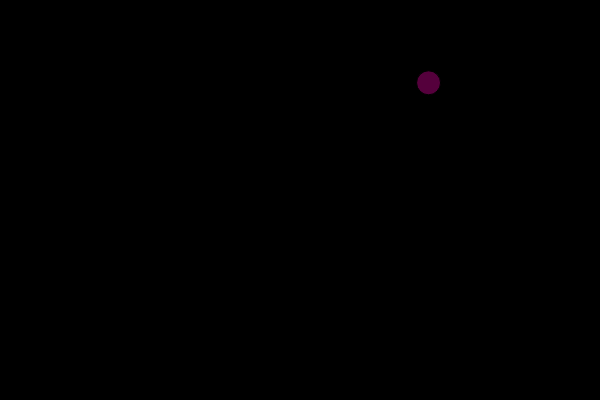
Frame 1 (no input)
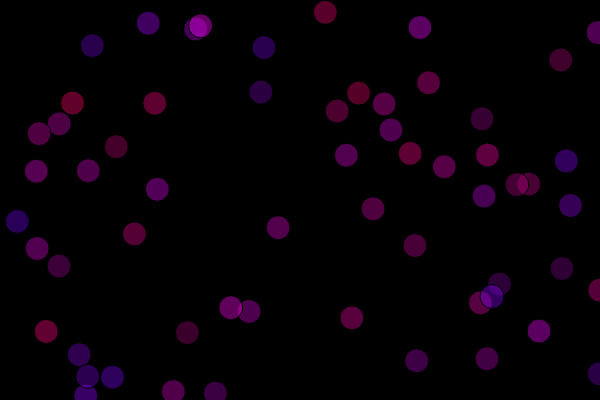
Frame 60 (no input)
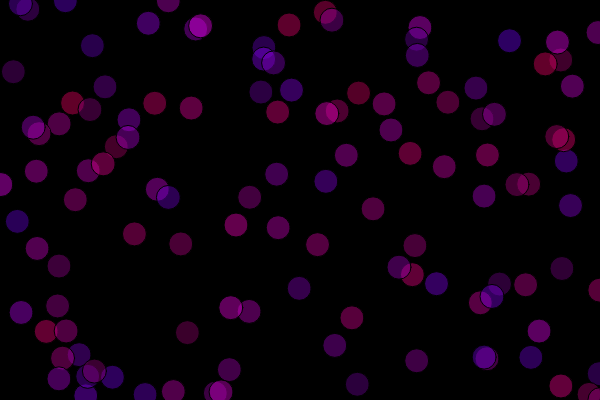
Frame 120 (the mouse pressed at the canvas centre since frame 60)

The p5.js sketch that drew these frames (run headless with seeded random() and noise() and a simulated clock; from frame 60 on, the mouse is pressed at the canvas centre):

// p5.js sketch
// ── sketch.js
var spot = {
  x: 100,
  y: 50
}

var col = {
  r:255,
  g:0,
  b:0
}

function setup() {
  createCanvas(600, 400);
  background(0)
}

function draw() {
  spot.x = random(0,600)
  spot.y = random(0,400)
  col.r = random(100,255)
  col.g = 0
  col.b = random(100,255)
  fill(col.r,col.g,col.b,100)
  ellipse(spot.x,spot.y,24,24)
  //ellipse(200,50,24,24)
}
